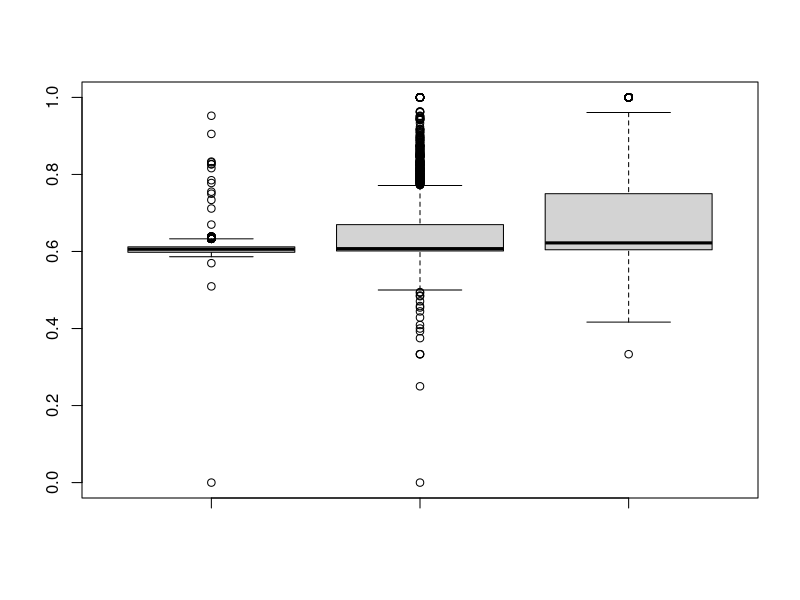
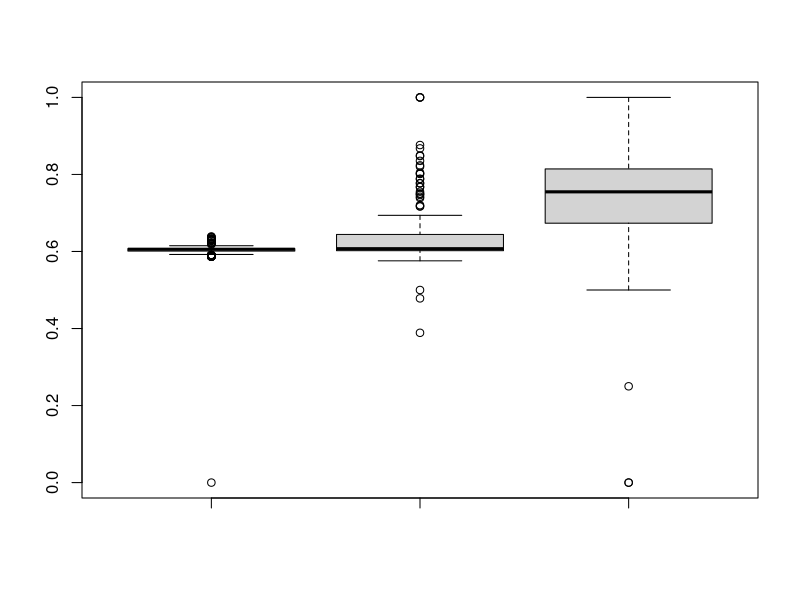
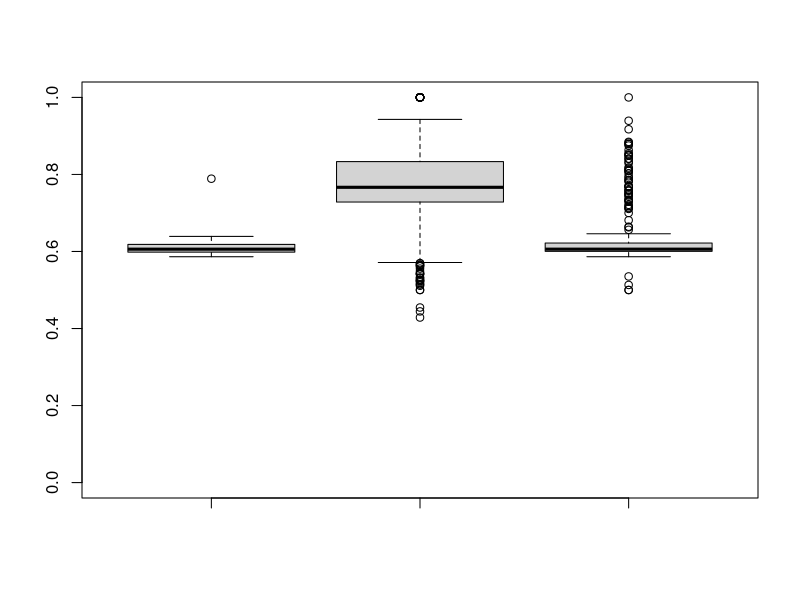
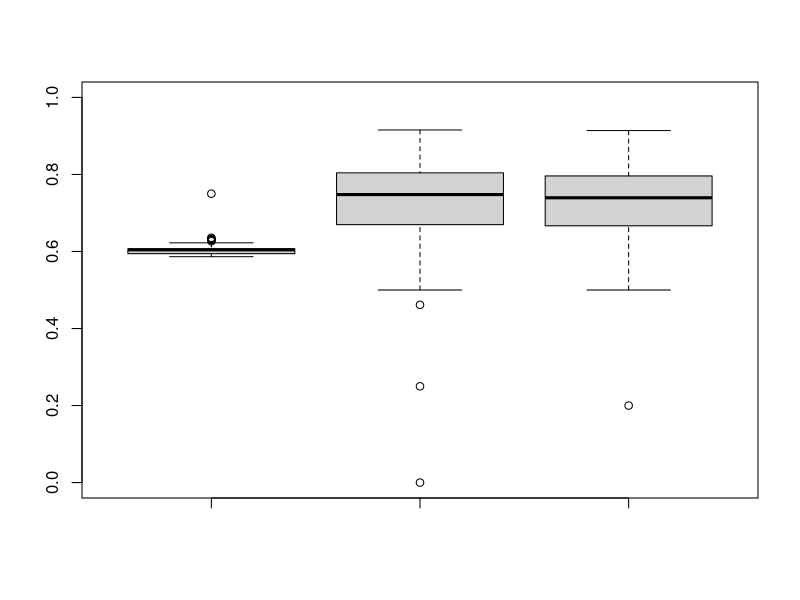
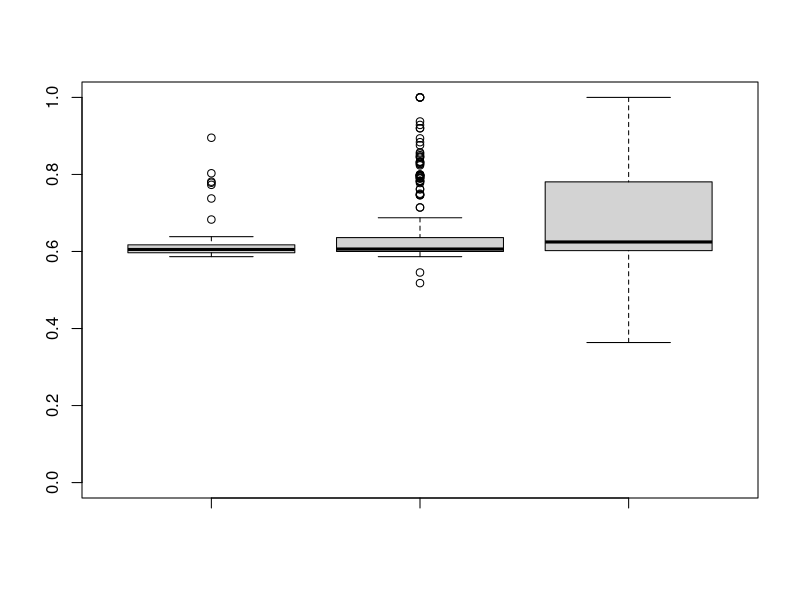
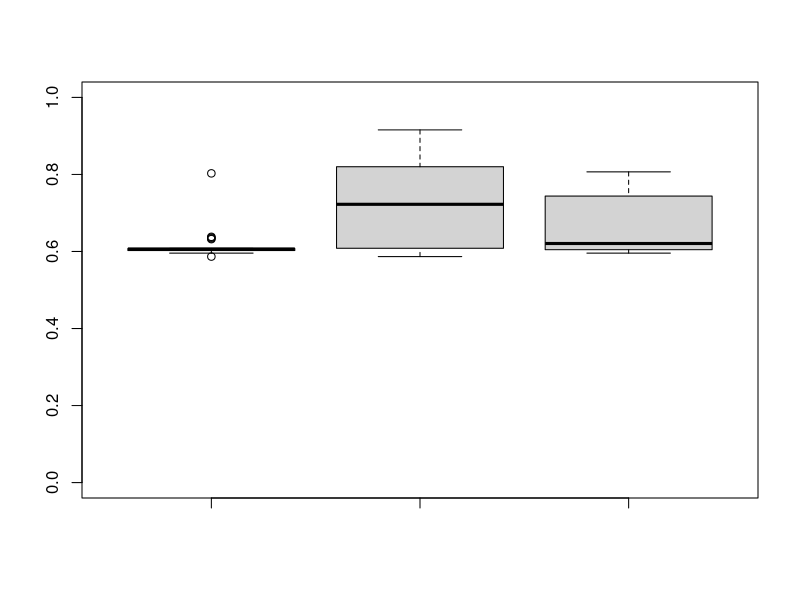
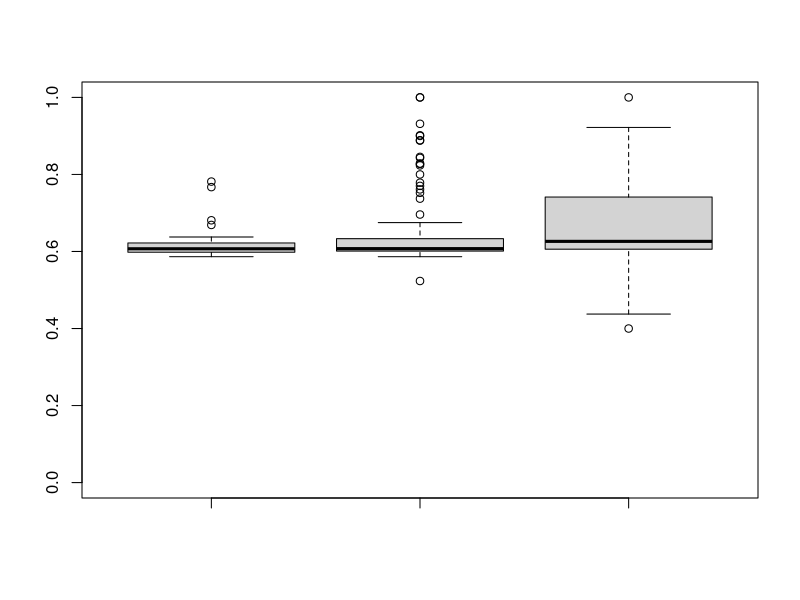
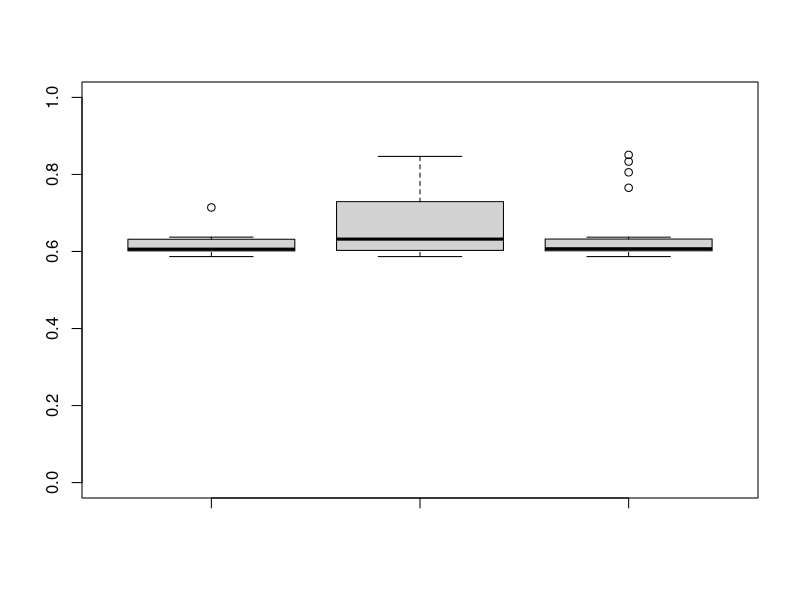

Write the R code that produced these figures, in order.
########################
## SANER2015 RQ2
## @author:Yuki Ueda
## @createdOn:2015/10/20
########################
#pdf("RQ2_2.pdf")


### Set data
num <- data.frame() # Init

# Input csv
num <- read.csv("CSVdata_q_3/numOfPatchsets_3.csv"
                 ,sep=",", header=TRUE)

### number of patchset's voting(+1, -1) is 1
index_1 <- list(data.frame(), data.frame(), data.frame()) # first vote is like or dislike
index_2 <- list(index_1, index_1) # second vote is like or dislike
index_3 <- list(index_2, index_2)
index_m <- list(index_3, index_3) # merge or abandoned
index <- list(index_m,index_m)

for(i in 1:nrow(num)){
  Id = num$ReviewId[i]
  CIndex = num$CommentIndex[i]      # CommentIndex
  if(CIndex==1){
    if(num$VotingScore[i] == 1){
      vote1 = 1
    }else{
      vote1 = 2
    }
    next
  }else if(CIndex==2){
    if(num$VotingScore[i] == 1){
      vote2 = 1
    }else{
      vote2 = 2
    }
    next
  }

  if(num$Status[i] == "merged"){
    merge_or_abandone = 1
  }else{
    merge_or_abandone = 2
  }

  if(num$VotingScore[i] == 1){
    vote3 = 1
  }else{
    vote3 = 2
  }

  index[[merge_or_abandone]][[vote1]][[vote2]][[vote3]][[1]] <- rbind(index[[merge_or_abandone]][[vote1]][[vote2]][[vote3]][[1]], num[i-2,])
  index[[merge_or_abandone]][[vote1]][[vote2]][[vote3]][[2]] <- rbind(index[[merge_or_abandone]][[vote1]][[vote2]][[vote3]][[2]], num[i-1,])
  index[[merge_or_abandone]][[vote1]][[vote2]][[vote3]][[3]] <- rbind(index[[merge_or_abandone]][[vote1]][[vote2]][[vote3]][[3]], num[i,])
}

# Output to PDF file
for(i in index){
  for(j in i){ # first Comment
    for(k in j){ # second Comment
      for(l in k){
        value1 = l[[1]]$CurrentPar
        value2 = l[[2]]$CurrentPar
        value3 = l[[3]]$CurrentPar
        name = paste("Qt_3_", l[[1]]$VotingScore[1], l[[2]]$VotingScore[1], l[[3]]$VotingScore[1], "_", l[[1]]$Status[1],"_",length(value1),sep = "")
        pdf(paste("pdf/",name,".pdf",sep=""))
        boxplot(value1, value2,  value3, ylim=c(0,1))
        print(name)
      }
    }
  }
}
